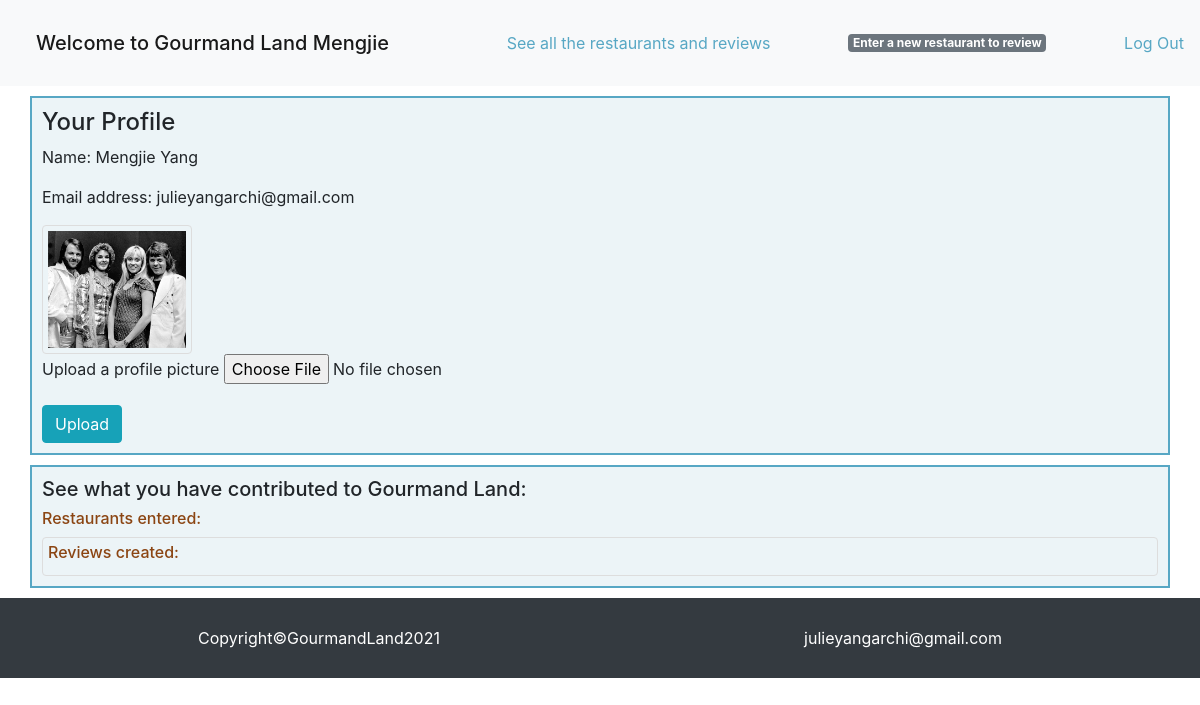
/restaurants/userprofile/4 (signed in), run on the app's committed database.
### food_app/models.py (models this page shows)
class User(models.Model):
    first_name=models.CharField(max_length=255)
    last_name=models.CharField(max_length=255)
    email=models.CharField(max_length=45)
    password=models.CharField(max_length=255)
    image=models.ImageField(default="default.jpeg", blank=True)#adding image field for uploading images
    created_at=models.DateTimeField(auto_now_add=True)
    updated_at=models.DateTimeField(auto_now=True)
    objects=UserManager()

### food_app/views.py (the view)
# urls.py: path('restaurants/userprofile/<int:user_id>', views.oneuser),
def oneuser(request,user_id):
    if 'userid' not in request.session:
        return redirect('/')
    this_user=User.objects.get(id=user_id)
    context={
        "this_user":this_user,
    }
    return render(request,'one_user.html',context)

### food_app/templates/one_user.html (shortened to what this page needs)
<!DOCTYPE html>
<html lang="en">
<head>
    <link href="https://stackpath.bootstrapcdn.com/bootstrap/4.5.0/css/bootstrap.min.css" rel="stylesheet">
    <link rel="stylesheet" href="https://cdnjs.cloudflare.com/ajax/libs/font-awesome/4.7.0/css/font-awesome.min.css">
    {% load static %}
    <link rel="stylesheet" href="{% static 'userstyle.css' %}">
</head>
<body>
    <nav class="navbar navbar-light bg-light">
        <span class="navbar-brand mb-0 h1">Welcome to Gourmand Land  {{this_user.first_name}}</span>
        <a href='/restaurants/all'>See all the restaurants and reviews</a>
        <a href='/restaurants' class="badge badge-secondary">Enter a new restaurant to review</a>
        <a href='/logout'>Log Out</a>
    </nav>
    <div class="container">
        <div class="user1">
            <h4>Your Profile</h4>
            <p>Name: {{this_user.first_name}} {{this_user.last_name}}</p>
            <p>Email address: {{this_user.email}}</p>
        </div>
        <img id="profilepic" src="{{ this_user.image.url }}" alt="profile pic">
        <div class="user1">
            <form action="/uploadimage/{{this_user.id}}" method="Post" enctype="multipart/form-data">
                <div class="form-group">
                    <label for="image">Upload a profile picture</label>
                    <input type="file" name="image" accept="image/*">
                </div>
                <button class="btn btn-info">Upload</button>
            </form>
        </div>
    </div>
    <div class="container">
        <h5>See what you have contributed to Gourmand Land: </h5>
        <div>
            <h6 class="title">Restaurants entered: </h6>
        </div>
        <div id="reviews">
            <h6 class="title">Reviews created:</h6>
        </div>
    </div>
    <nav class="navbar navbar-dark bg-dark">
        <p class="footer">Copyright©GourmandLand2021</p>
        <p class="footer">julieyangarchi@gmail.com</p>
    </nav>
</body>
</html>

### food_app/static/userstyle.css (style rules this page uses)
* { margin:0; padding:0; }
.container { padding: 10px; margin: 10px auto; background-color: rgb(236, 244, 247); border: 2px solid rgb(87, 167, 196); }
a { color:rgb(87, 167, 196); }
.title { color:saddlebrown; }
img { border: 1px solid #ddd; border-radius: 4px; padding: 5px; width:150px; height: 100%; }
#reviews { border: 1px solid #ddd; border-radius: 4px; padding: 5px; }
.footer { margin: auto; color:white; padding: 20px; }
.navbar-brand { padding: 20px; margin-right: 20px; }

### data on the page
User: first_name "Mengjie", last_name "Yang", email "julieyangarchi@gmail.com", image (picture)
